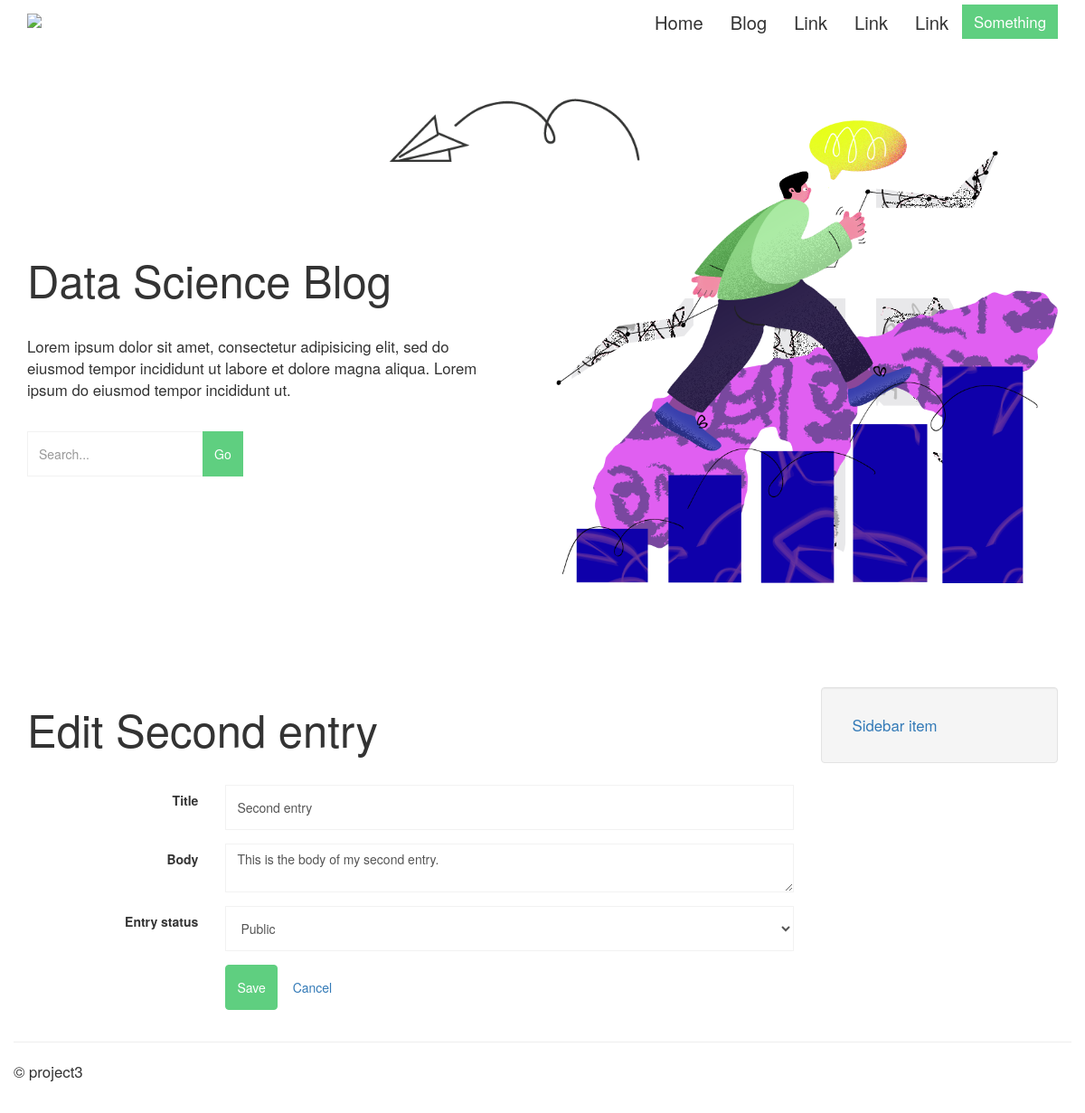
/entries/second-entry/edit/, run on an earlier commit of the app's database.
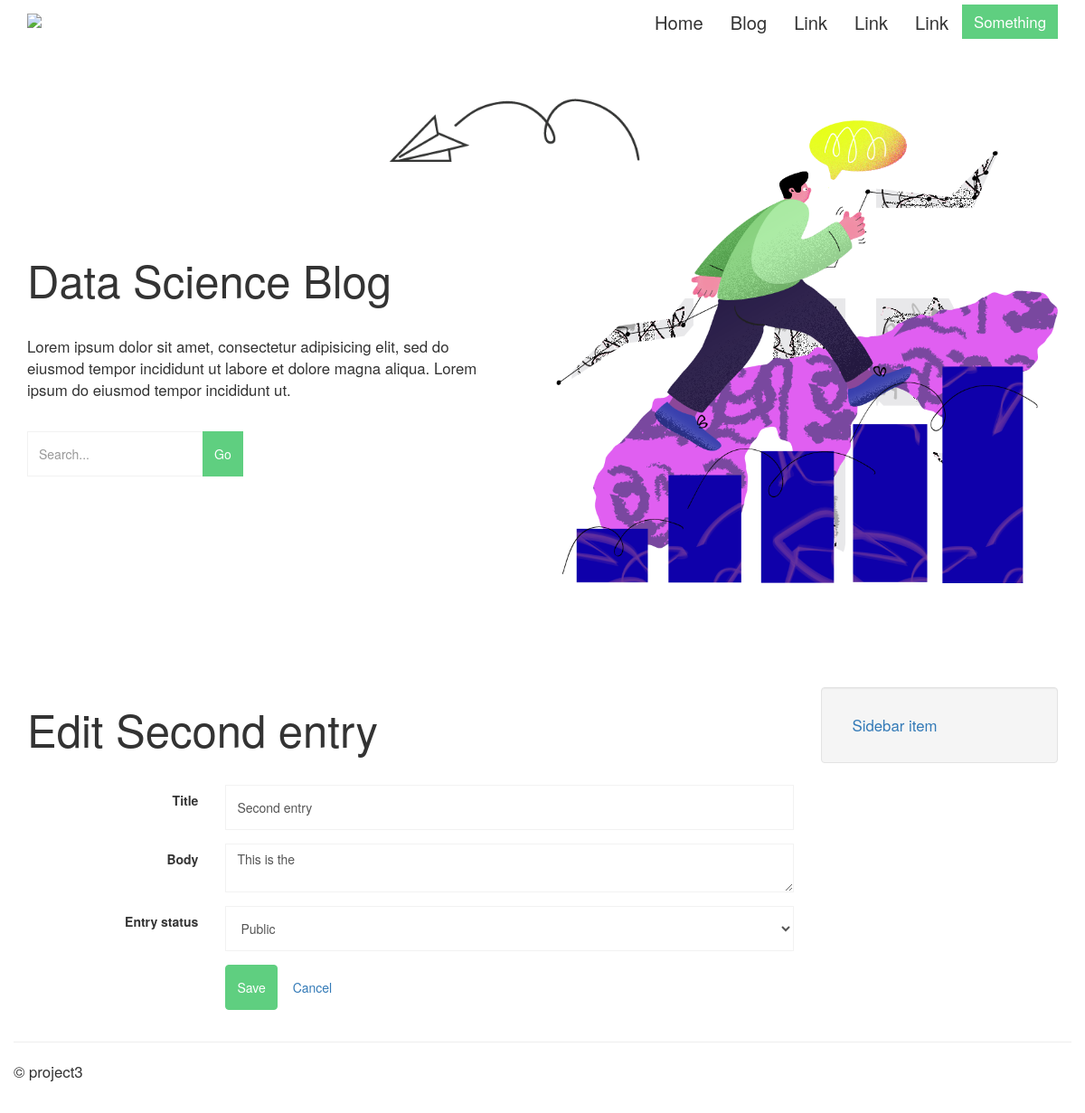
And on a later commit of the database.
### models.py (models this page shows, shortened)
class Entry(db.Model):
    STATUS_PUBLIC = 0
    STATUS_DRAFT = 1
    STATUS_DELETED = 2
    id     = db.Column(db.Integer, primary_key=True)
    title  = db.Column(db.String(100))
    slug   = db.Column(db.String(100), unique=True)
    body   = db.Column(db.Text)
    status = db.Column(db.SmallInteger, default=STATUS_PUBLIC)
    created_timestamp  = db.Column(db.DateTime, default=datetime.datetime.now)
    modified_timestamp = db.Column(db.DateTime,default=datetime.datetime.now, onupdate=datetime.datetime.now)
    tags = db.relationship('Tag', secondary=entry_tags, backref=db.backref('entries', lazy='dynamic'))

### entries/blueprint.py (the view)
@entries.route('/<slug>/edit/', methods=['GET', 'POST'])
def edit(slug):
    entry = Entry.query.filter(Entry.slug == slug).first_or_404()
    if request.method == 'POST':
        form = EntryForm(request.form, obj=entry)
        if form.validate():
            entry = form.save_entry(entry)
            db.session.add(entry)
            db.session.commit()
            flash('Entry "%s" has been saved.' % entry.title, 'success')
            return redirect(url_for('entries.detail', slug=entry.slug))
    else:
        form = EntryForm(obj=entry)
    return render_template('entries/edit.html', entry=entry, form=form)

### entries/forms.py (shortened to what this page needs)
class EntryForm(wtforms.Form):
    title = wtforms.StringField('Title', validators=[DataRequired()])
    body  = wtforms.TextAreaField('Body', validators=[DataRequired()])
    status = wtforms.SelectField('Entry status', choices=(
            (Entry.STATUS_PUBLIC, 'Public'),
            (Entry.STATUS_DRAFT,  'Draft')), coerce=int)

### entries/templates/entries/edit.html (shortened to what this page needs)
{% extends "base.html" %}
{% from "macros/form_field.html" import form_field %}
{% block content_title %}Edit {{ entry.title }}{% endblock %}
{% block content %}
  <form action="{{ url_for('entries.edit', slug=entry.slug) }}" class="form form-horizontal" method="post">
    {% for field in form %}
      {{ form_field(field) }}
    {% endfor %}
    <div class="form-group">
      <div class="col-sm-offset-3 col-sm-9">
        <button type="submit" class="btn btn-default">Save</button>
        <a class="btn" href="{{ url_for('entries.detail', slug=entry.slug) }}">Cancel</a>
      </div>
    </div>
  </form>
{% endblock %}

### entries/templates/macros/form_field.html (shortened to what this page needs)
{% macro form_field(field) %}
  <div class="form-group{% if field.errors %} has-error has-feedback{% endif %}">
    {{ field.label(class='col-sm-3 control-label') }}
    <div class="col-sm-9">
      {{ field(class='form-control', **kwargs) }}
    </div>
  </div>
{% endmacro %}

What changed in the data, as far as the page shows it:
changed Entry "Second entry": body "This is the body of my second entry." → "This is the"
